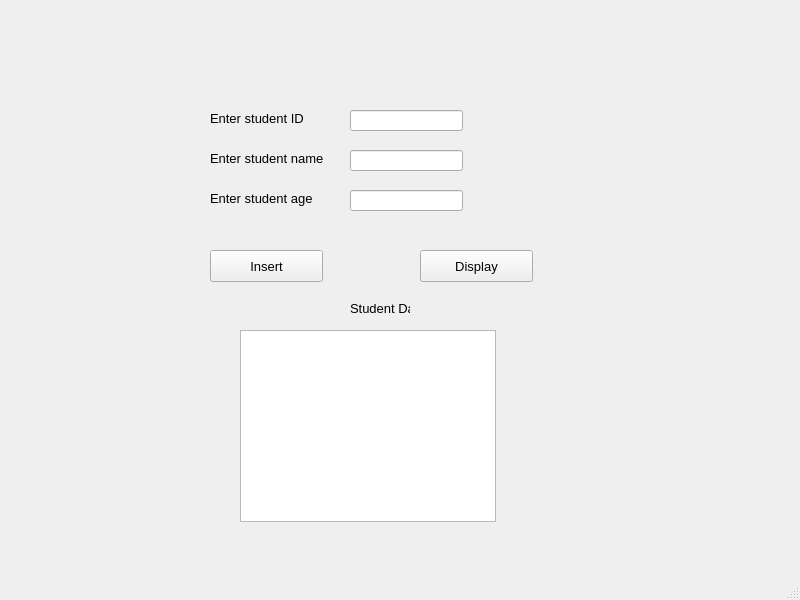
<?xml version="1.0" encoding="UTF-8"?>
<ui version="4.0">
 <class>studentData</class>
 <widget class="QMainWindow" name="studentData">
  <property name="geometry">
   <rect>
    <x>0</x>
    <y>0</y>
    <width>800</width>
    <height>600</height>
   </rect>
  </property>
  <property name="font">
   <font>
    <family>Arial</family>
    <pointsize>10</pointsize>
   </font>
  </property>
  <property name="windowTitle">
   <string>Student Data</string>
  </property>
  <widget class="QWidget" name="centralwidget">
   <widget class="QLabel" name="lblId">
    <property name="geometry">
     <rect>
      <x>210</x>
      <y>110</y>
      <width>111</width>
      <height>16</height>
     </rect>
    </property>
    <property name="text">
     <string>Enter student ID</string>
    </property>
   </widget>
   <widget class="QLineEdit" name="txtId">
    <property name="geometry">
     <rect>
      <x>350</x>
      <y>110</y>
      <width>113</width>
      <height>21</height>
     </rect>
    </property>
   </widget>
   <widget class="QLabel" name="lblName">
    <property name="geometry">
     <rect>
      <x>210</x>
      <y>150</y>
      <width>171</width>
      <height>16</height>
     </rect>
    </property>
    <property name="text">
     <string>Enter student name</string>
    </property>
   </widget>
   <widget class="QLineEdit" name="txtName">
    <property name="geometry">
     <rect>
      <x>350</x>
      <y>150</y>
      <width>113</width>
      <height>21</height>
     </rect>
    </property>
   </widget>
   <widget class="QLabel" name="lblAge">
    <property name="geometry">
     <rect>
      <x>210</x>
      <y>190</y>
      <width>171</width>
      <height>16</height>
     </rect>
    </property>
    <property name="text">
     <string>Enter student age</string>
    </property>
   </widget>
   <widget class="QLineEdit" name="txtAge">
    <property name="geometry">
     <rect>
      <x>350</x>
      <y>190</y>
      <width>113</width>
      <height>21</height>
     </rect>
    </property>
   </widget>
   <widget class="QPushButton" name="btnInsert">
    <property name="geometry">
     <rect>
      <x>210</x>
      <y>250</y>
      <width>113</width>
      <height>32</height>
     </rect>
    </property>
    <property name="font">
     <font>
      <family>Arial</family>
      <pointsize>10</pointsize>
     </font>
    </property>
    <property name="text">
     <string>Insert</string>
    </property>
   </widget>
   <widget class="QPushButton" name="btnDisplay">
    <property name="geometry">
     <rect>
      <x>420</x>
      <y>250</y>
      <width>113</width>
      <height>32</height>
     </rect>
    </property>
    <property name="font">
     <font>
      <family>Arial</family>
      <pointsize>10</pointsize>
     </font>
    </property>
    <property name="text">
     <string>Display</string>
    </property>
   </widget>
   <widget class="QListWidget" name="lstStudentData">
    <property name="geometry">
     <rect>
      <x>240</x>
      <y>330</y>
      <width>256</width>
      <height>192</height>
     </rect>
    </property>
    <property name="font">
     <font>
      <family>Arial</family>
      <pointsize>10</pointsize>
     </font>
    </property>
   </widget>
   <widget class="QLabel" name="lblData">
    <property name="geometry">
     <rect>
      <x>350</x>
      <y>300</y>
      <width>60</width>
      <height>16</height>
     </rect>
    </property>
    <property name="font">
     <font>
      <family>Arial</family>
      <pointsize>10</pointsize>
     </font>
    </property>
    <property name="text">
     <string>Student Data</string>
    </property>
   </widget>
  </widget>
  <widget class="QMenuBar" name="menubar">
   <property name="geometry">
    <rect>
     <x>0</x>
     <y>0</y>
     <width>800</width>
     <height>33</height>
    </rect>
   </property>
  </widget>
  <widget class="QStatusBar" name="statusbar"/>
 </widget>
 <resources/>
 <connections/>
</ui>
